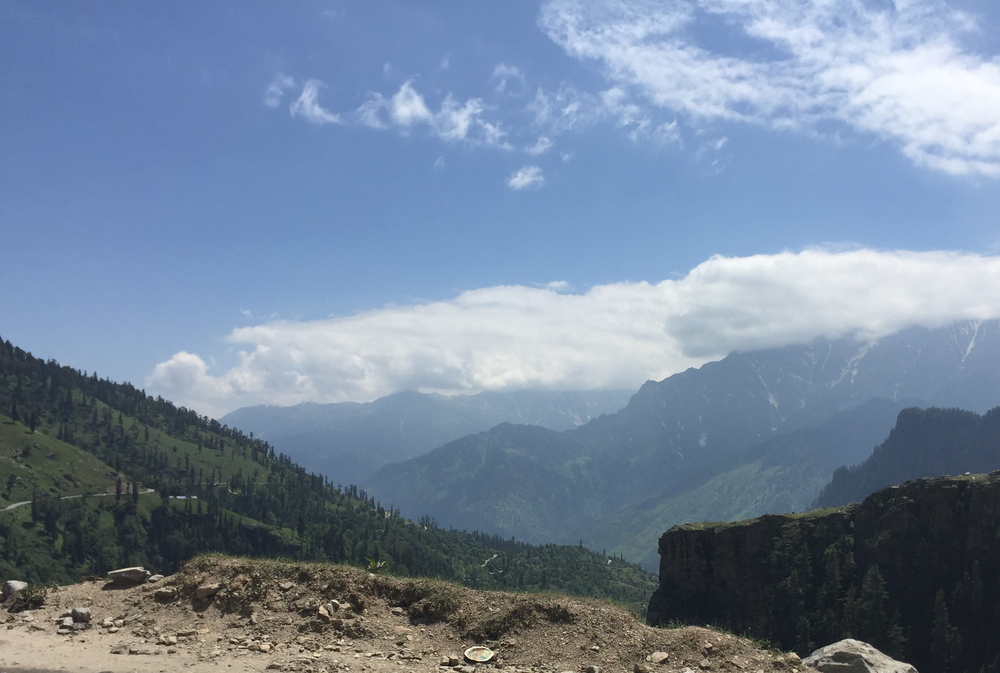
#> input picture IITD Assignments Megha 2024/08_histogram(colored)/sky.png, 1000 x 673 px, shrunk from 2700 x 1818 before the run
$ python 'Histogram_colored(7).py'
#> lines starting #> are read from the running program, lines starting #| are printed output that depends on the picture
#!/usr/bin/env python
# coding: utf-8

# In[2]:


#importing libraries
import cv2
import numpy as np
import matplotlib.pyplot as plt

# read image
sky_img= cv2.imread('sky.png')
#> sky_img is the input picture: shape (673, 1000, 3); mean B, G, R 156.3, 134.2, 116.8

print(sky_img.shape)
#| (673, 1000, 3)

# convert to RGB form
sky_img = cv2.cvtColor(sky_img, cv2.COLOR_BGR2RGB)

# show image
plt.imshow(sky_img)
plt.show()


# <h2>Histogram</h2>

# In[3]:


plt.figure(figsize=(8,6))
# calculate histograms of 3 colors separately
hist_r= cv2.calcHist([sky_img],[0],None,[256],[0,256])
#> hist_r = 256 values, max 9357 at index 108, min 0 at index 0, mean 2628.9
hist_g= cv2.calcHist([sky_img],[1],None,[256],[0,256])
#> hist_g = 256 values, max 7688 at index 140, min 0 at index 2, mean 2628.9
hist_b= cv2.calcHist([sky_img],[2],None,[256],[0,256])
#> hist_b = 256 values, max 9858 at index 202, min 2 at index 1, mean 2628.9

# show histograms of 3 colors( separately )
plt.subplot(3,1,1)
plt.axis('off')
plt.hist(hist_r.ravel(), color='r',edgecolor='black',bins=12)

plt.subplot(3,1,2)
plt.axis('off')
plt.hist(hist_g.ravel(), color='g',edgecolor='black',bins=12)

plt.subplot(3,1,3)
plt.axis('off')
plt.hist(hist_b.ravel(), color='b',edgecolor='black',bins=12)


# In[ ]:
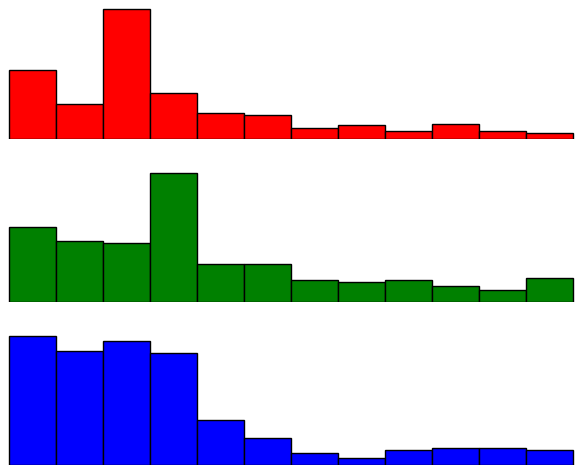
#> figure drawn by matplotlib, 3 panels
